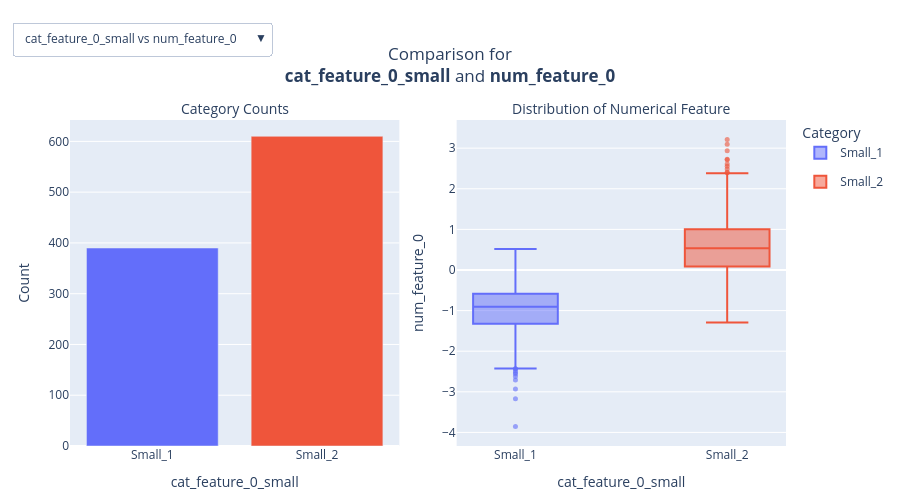

Here is the notebook cell this chart was saved with:
### Markdown cell above
# Visualization tests

### Code cell
# --- Dataset Configuration ---
n_samples = 1000
df = create_sample_dataset(n_samples)
numerical_features = [c for c in df.columns if c.startswith('num')]
small_categorical_features = [c for c in df.columns if c.endswith('_small')]
large_categorical_features = [c for c in df.columns if c.endswith('_large')]

# fig = plotly_bar_box_grid(df, small_categorical_features, numerical_features)
fig = plotly_bar_box_dropdown(df, small_categorical_features, numerical_features)

fig.show()
